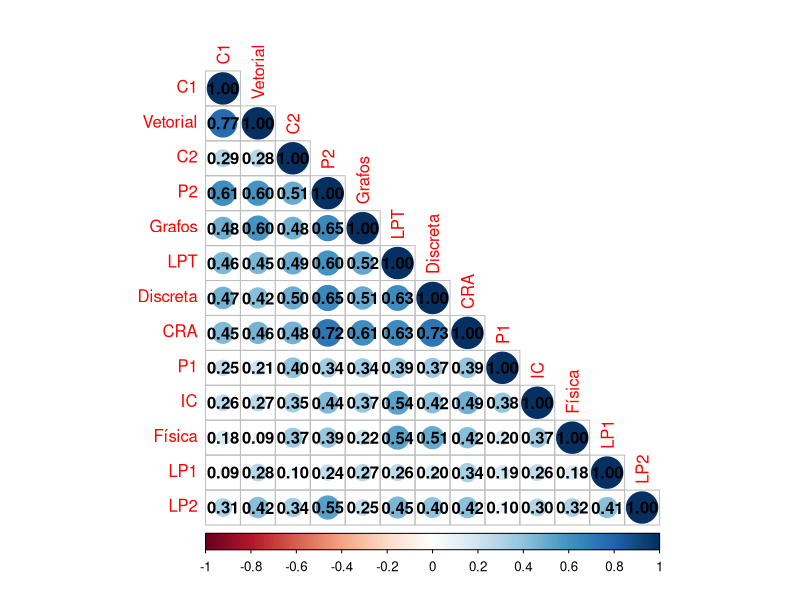
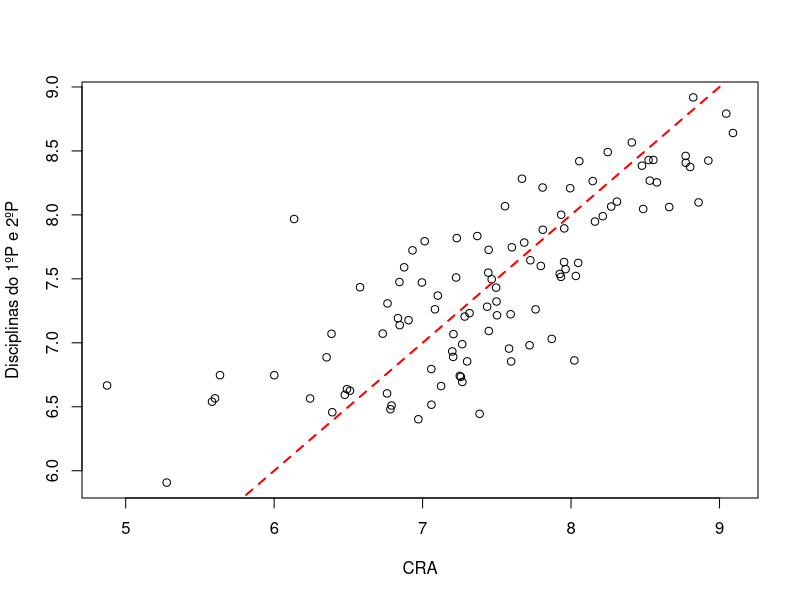
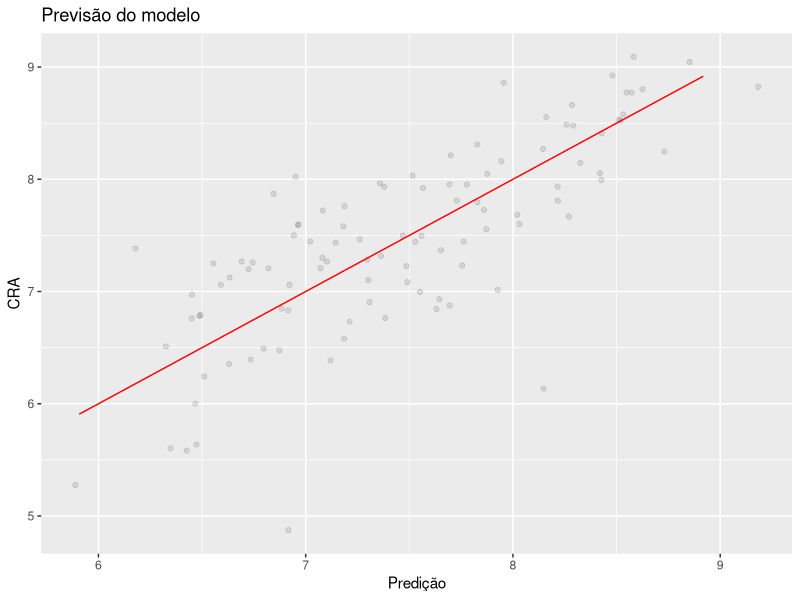
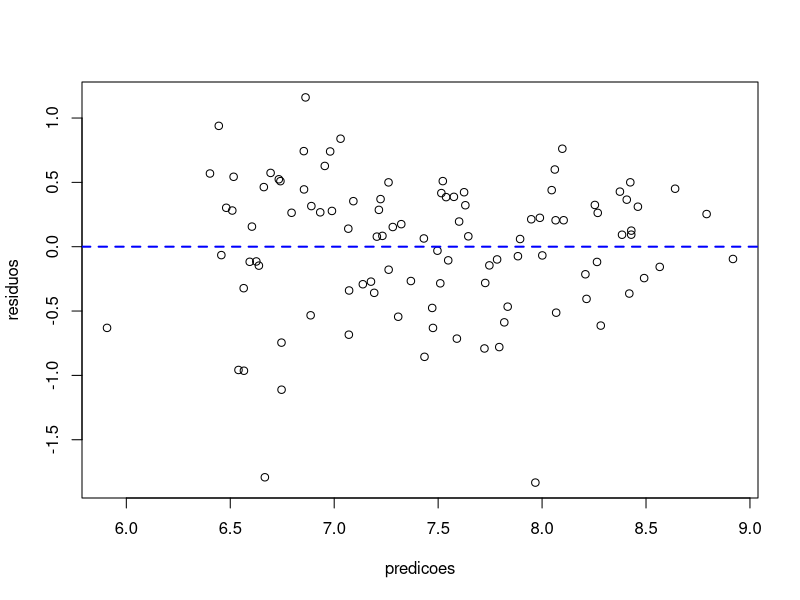
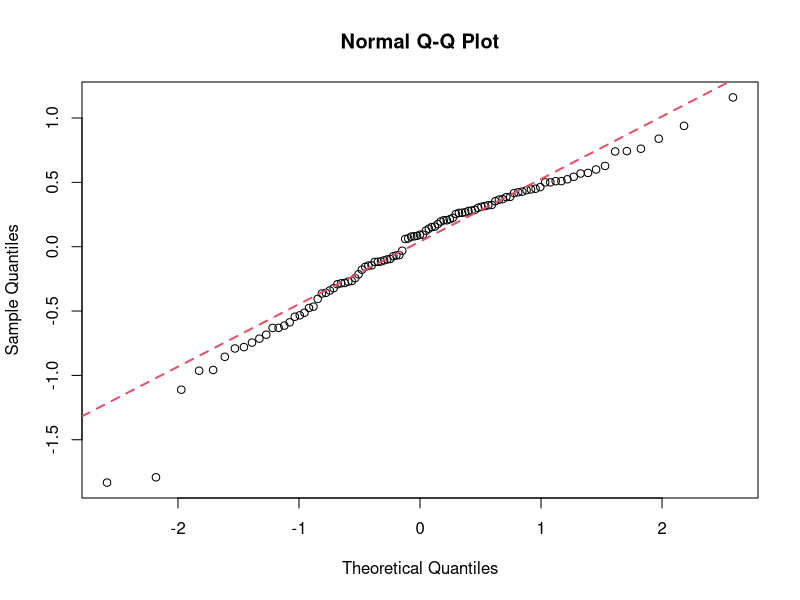
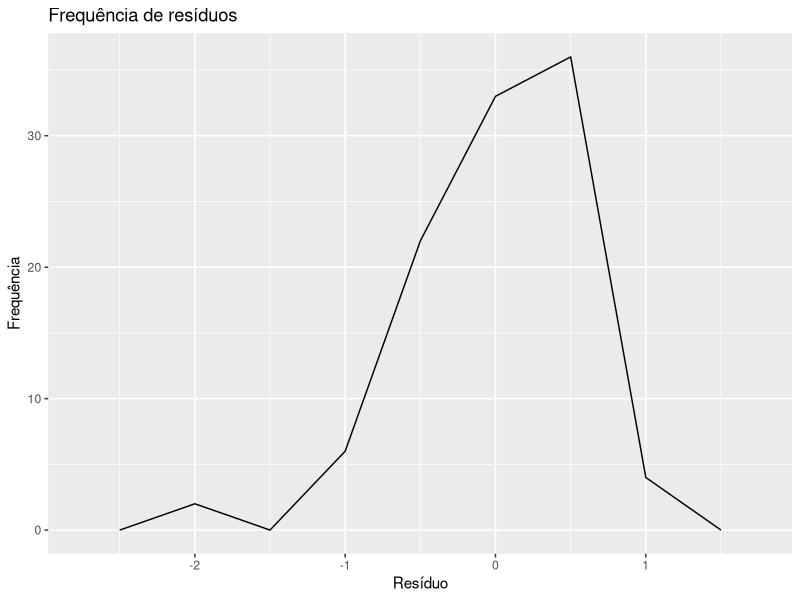
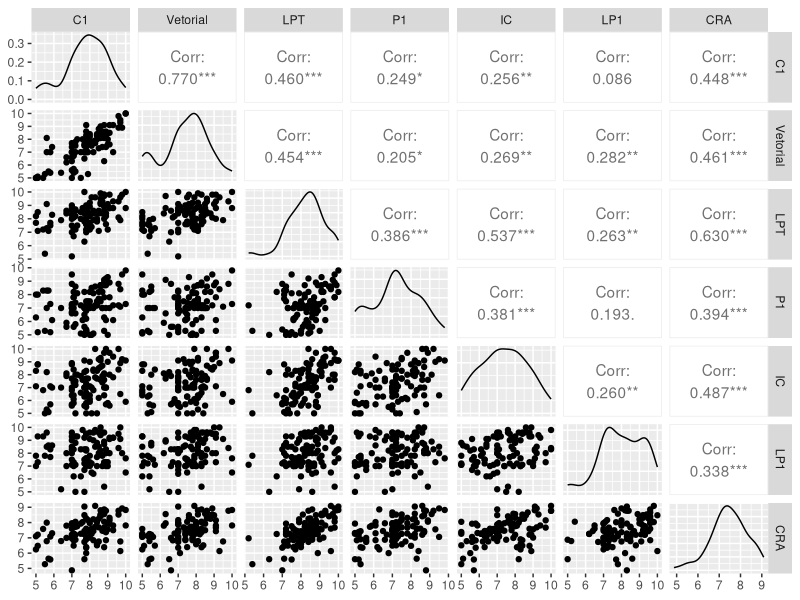
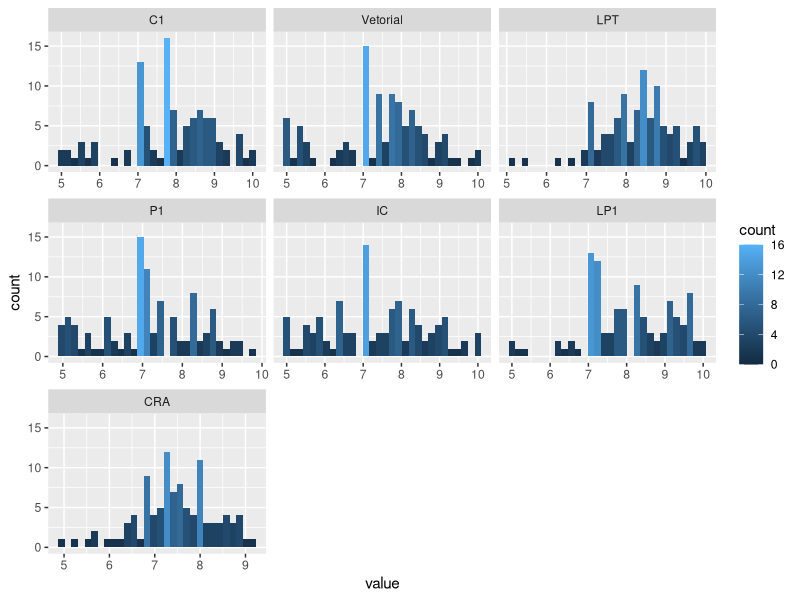

Reproduce these figures in R, in order.
## ---- chunk 1
library(dplyr)
library(reshape2)
library(GGally)
library(ggplot2)
library(corrplot)
## ---- chunk 2
dados <- read.csv("dados/graduados.csv")
## ---- chunk 3
#ordenando os dados pela matrícula
graduados <- dados %>%
  arrange(matricula)

#filtrando dados e removendo os NaNs
graduados.clean <- graduados %>%
  filter(!is.na(media))

#calculando CRA dos alunos e salvando numa coluna
graduados.cra <- graduados.clean %>%
  group_by(matricula) %>%
  mutate(cra.contrb = media*creditos) %>%
  summarise(cra = sum(cra.contrb)/sum(creditos))

#utilizando a função dcast para deixar o dataset na forma ideal para a análise
graduados.model.input <- graduados.clean %>%
  group_by(matricula, disciplina) %>%
  filter(media == max(media))%>%
  ungroup() %>%
  select(matricula, disciplina, media) %>%
  mutate(disciplina = as.factor(gsub(" ", ".", disciplina))) %>%
  dcast(matricula ~disciplina, mean) %>%
  merge(graduados.cra)
## ---- chunk 4

#selecionando cra e disciplinas do primeiro e segundo período
p1.p2 <- graduados.model.input %>%
  select(Laboratório.de.Programação.I, Programação.I, Introdução.à.Computação, Cálculo.Diferencial.e.Integral.I, Álgebra.Vetorial.e.Geometria.Analítica, Leitura.e.Produção.de.Textos, Cálculo.Diferencial.e.Integral.II, Matemática.Discreta, Programação.II, Teoria.dos.Grafos, Fundamentos.de.Física.Clássica, Laboratório.de.Programação.II, cra)

#renomeando colunas
colnames(p1.p2) <- c("C1", "Vetorial", "LPT", "P1", "IC", "LP1","C2", "Discreta", "P2", "Grafos", "Física", "LP2", "CRA")

#removendo NaNs
p1.p2 <- na.omit(p1.p2)

#calculando modelo linear
lm.p1p2 <-lm(CRA ~ ., p1.p2)

summary(lm.p1p2)
## ---- chunk 5
#calculando matriz de correlação
correlationMatrix <- cor(p1.p2)

#utlizamos a bibliota corrplot para montar o gráfico com as correlações
corrplot(correlationMatrix, method="circle", type="lower", order="hclust", addCoef.col = "black")
## ---- chunk 6
lm.p1p2.melhorado <-lm(CRA ~ . -LP1 -Grafos -P2, p1.p2)

summary(lm.p1p2.melhorado)


## ---- chunk 7
predicoes = predict.lm(lm.p1p2.melhorado ,p1.p2)

#plot modelo
plot(p1.p2$CRA ,predicoes , xlab="CRA", ylab="Disciplinas do 1ºP e 2ºP")
abline(0,1,col="red",lty=2,lwd=2)

#plot do modelo
prediction <- predict(lm.p1p2.melhorado)

lm_prediction <- data.frame(pred = prediction, obs = p1.p2$CRA)

ggplot(lm_prediction, aes(pred, obs)) +  geom_point(alpha = 0.1, position = position_jitter(width = 0.3)) + 
  labs(title="Previsão do modelo", x= "Predição", y="CRA") +  
  geom_line(aes(y = predict(lm.p1p2.melhorado, p1.p2)), colour = "red")

## ---- chunk 8
residuos = p1.p2$CRA - predicoes

#plot residuos
plot(predicoes,residuos)
abline(h=0,col="blue",lty=2,lwd=2)
## ---- chunk 9
qqnorm(residuos)
qqline(residuos, col = 2,lwd=2,lty=2)
## ---- chunk 10
ggplot(lm.p1p2.melhorado, aes(.resid)) + labs(title="Frequência de resíduos", x= "Resíduo", y="Frequência") + 
  geom_freqpoly(binwidth = 0.5) 
## ---- chunk 11
#filtrando disciplinas
primeiro.periodo <- p1.p2 %>%
  select(C1, Vetorial, LPT, P1, IC, LP1, CRA)

#removendo NaNs
primeiro.periodo <- na.omit(primeiro.periodo)

#plotando relacionamento entra as disciplinas
ggpairs(primeiro.periodo)

#utilizamos a função melt para transformar os dados e podermos ter o plot dos histogramas de todas as disciplinas
df1 <- melt(primeiro.periodo)

#plotando histogramas
ggplot(df1,aes(x = value)) + 
    facet_wrap(~variable, scales = "free_x") + 
    geom_histogram(aes(fill=..count..))
## ---- chunk 12
#calculando matriz de correlação
correlationMatrix1 <- cor(primeiro.periodo)

#utlizamos a bibliota corrplot para montar o gráfico com as correlações
corrplot(correlationMatrix1, method="circle", type="lower", order="hclust", addCoef.col = "black")
## ---- chunk 13
#filtrando disciplinas
segundo.periodo <- p1.p2 %>%
  select(C2, Discreta, P2, Grafos, Física, LP2, CRA)

#removendo NaNs
segundo.periodo <- na.omit(segundo.periodo)

#plotando relacionamento entra as disciplinas
ggpairs(segundo.periodo)

#utilizamos a função melt para transformar os dados e podermos ter o plot dos histogramas de todas as disciplinas
df1 <- melt(segundo.periodo)

#plotando histogramas
ggplot(df1,aes(x = value)) + 
    facet_wrap(~variable, scales = "free_x") + 
    geom_histogram(aes(fill=..count..))
## ---- chunk 14
#calculando matriz de correlação
correlationMatrix2 <- cor(segundo.periodo)

#utlizamos a bibliota corrplot para montar o gráfico com as correlações
corrplot(correlationMatrix2, method="circle", type="lower", order="hclust", addCoef.col = "black")
